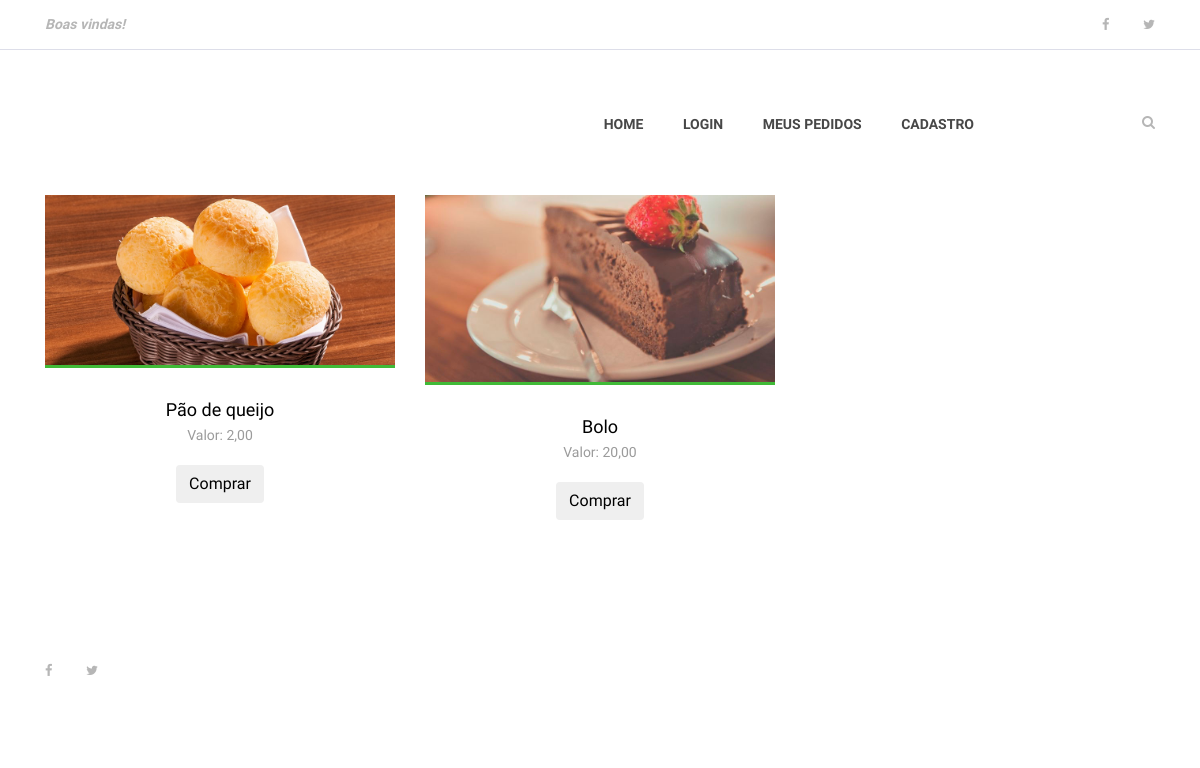
The page / on the database its author committed.
### receitas/models.py (models this page shows, shortened)
class Receita(models.Model):
    nome_receita = models.CharField(max_length=255)
    ingredientes = models.TextField()
    modo_de_preparo = models.TextField()
    tempo_preparo = models.IntegerField()
    rendimento = models.CharField(max_length=100)
    categoria = models.CharField(max_length=100)
    data_receita = models.DateTimeField(default=datetime.now, blank=True)
    publicada = models.BooleanField(default=False)
    foto_receita = models.ImageField(
        upload_to='fotos/%d/%m/%Y', blank='True')
    preco = models.DecimalField(max_digits=4, decimal_places=2)
    pessoa = models.ForeignKey(User, on_delete=models.CASCADE)

### receitas/views.py (the view)
# urls.py: path('', views.index, name='index'),
def index(request):
    receitas = Receita.objects.order_by('-data_receita').filter(publicada=True)
    dados = {
        'receitas': receitas
    }
    return render(request, 'index.html', dados)

### templates/index.html (shortened to what this page needs)
{% extends 'base.html' %}
{% load static%}
{% block content %}
    {% include 'partials/menu.html' %}
    <section class="best-receipe-area">
        <div class="container">
            <div class="row">
                {% if receitas %}
                {% for receita in receitas %}
                <div class="col-12 col-sm-6 col-lg-4">
                    <div class="single-best-receipe-area mb-30">
                        {% if receita.foto_receita  == '' %}
                            <img src="{% static 'img/bg-img/foto_receita.png' %}" alt="">
                        {% else %}
                            <img src="{{ receita.foto_receita.url }}" alt="">
                        {% endif %}
                        <div class="receipe-content">
                            <a href="{% url 'receita'  receita.id %}">
                                <h5> {{ receita.nome_receita }} <p> Valor: {{receita.preco }} </p> </h5>
                                {% include 'partials/update.html' with produto=object pedido=pedido %}
                            </a>
                        </div>
                    </div>
                </div>
                {% endfor %}
                {% endif %}
            </div>
        </div>
    </section>
    {% include 'partials/footer.html'%}
{% endblock %}

### templates/partials/update.html (shortened to what this page needs)
{% load static %}
<form mothod="POST" action="{% url 'update' %}" class="form"> {% csrf_token %}
        <button type="submit" class="btn btn-sucess"> Comprar </button>
</form>

### blog_receitas/static/site.css (style rules this page uses)
* { margin: 0; padding: 0; }
body { font-family: "Open Sans", sans-serif; font-size: 14px; }
h1, h2, h3, h4, h5, h6 { color: #000000; line-height: 1.3; font-weight: 600; }
p { color: #9b9b9b; font-size: 14px; line-height: 2; font-weight: 400; }
a, a:hover, a:focus { -webkit-transition-duration: 500ms; transition-duration: 500ms; text-decoration: none; outline: 0 solid transparent; color: #000000; font-weight: 600; font-size: 14px; color: #474747; }
img { height: auto; max-width: 100%; }
.mb-30 { margin-bottom: 30px !important; }
.best-receipe-area { position: relative; z-index: 1; padding-bottom: 50px; }
.single-best-receipe-area { position: relative; z-index: 1; }
.single-best-receipe-area img { border-bottom: 3px solid #40ba37; }
.single-best-receipe-area .receipe-content { padding-top: 30px; text-align: center; }
.single-best-receipe-area .receipe-content h5 { font-size: 18px; margin-bottom: 10px; font-weight: 400; -webkit-transition-duration: 500ms; transition-duration: 500ms; }

### rows shown on the page
Receita: foto_receita (picture), nome_receita "Pão de queijo", preco "2,00"
Receita: foto_receita (picture), nome_receita "Bolo", preco "20,00"
